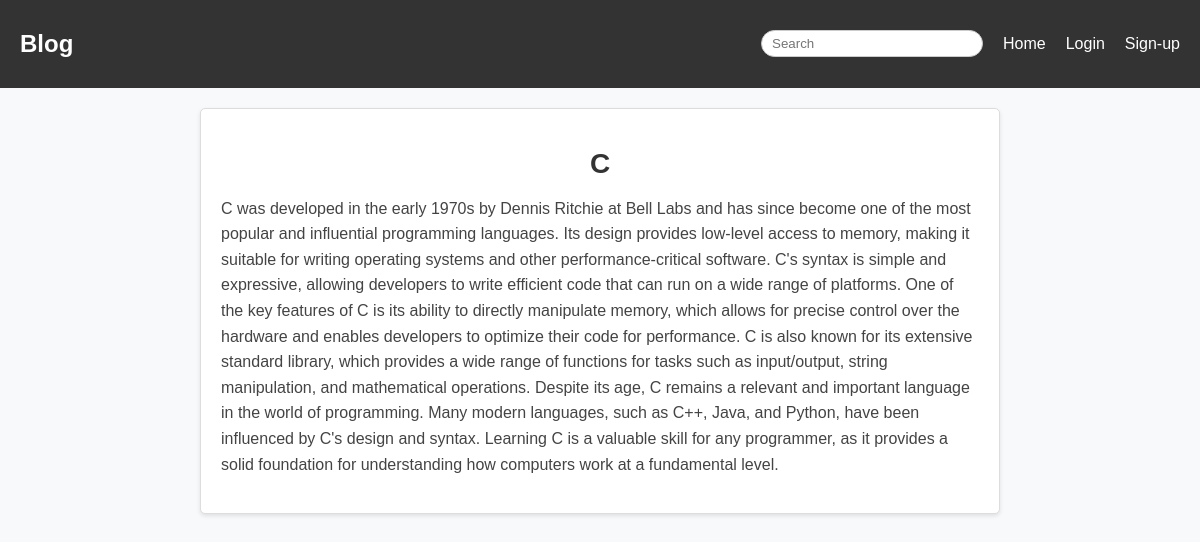
Screenshot of /c/ with the database file from the repository.
### base/models.py (models this page shows)
class Post(models.Model):
    title = models.CharField(max_length=255)
    slug = models.SlugField()
    intro = models.TextField()
    body = models.TextField()
    created_at = models.DateTimeField(auto_now_add=True)
    class Meta:
        ordering = ('-created_at',)

### base/views.py (the view)
# urls.py: path('<slug:slug>/', views.detail, name='post_detail'),
def detail(request,  slug):
    post = get_object_or_404(Post, slug=slug)
    return render(request, 'base/detail.html', {'post': post})

### base/templates/base/detail.html (shortened to what this page needs)
{% extends 'core/base.html' %}
{% block content %}
<div>
<div class="detail_container">
    <h1 class="detail_topic-name">{{post.title}}</h1>
    <p class ="body">{{post.body}}</p>
</div>
{% endblock content %}

### static/css/style.css (style rules this page uses)
body { margin: 0; padding: 0; font-family: Arial, sans-serif; background-color: #f4f4f4; }
.detail_container { background-color: #fff; border: 1px solid #ddd; border-radius: 5px; box-shadow: 0 2px 4px rgba(0, 0, 0, 0.1); padding: 20px; margin: 20px auto; max-width: 800px; width: 90%; box-sizing: border-box; }
.detail_topic-name { font-size: 28px; color: #333; margin-bottom: 10px; text-align: center; }
.body { font-size: 16px; color: #444; line-height: 1.6; }
body { font-family: Arial, sans-serif; margin: 0; padding: 0; background-color: #f8f9fa; }

### rows the page displays
Post: title "C", body "C was developed in the early 1970s by Dennis Ritchie at Bell Labs and has since become one of the most popular and influential programming languages. Its design provides low-level access to memory, making it suitable for writing operating systems and other performance-critical software. C's syntax is simple and expressive, allowing developers to write efficient code that can run on a wide range of platforms. One of the key features of C is its ability to directly manipulate memory, which allows for precise control over the hardware and enables developers to optimize their code for performance. C is also known for its extensive standard library, which provides a wide range of functions for…"
